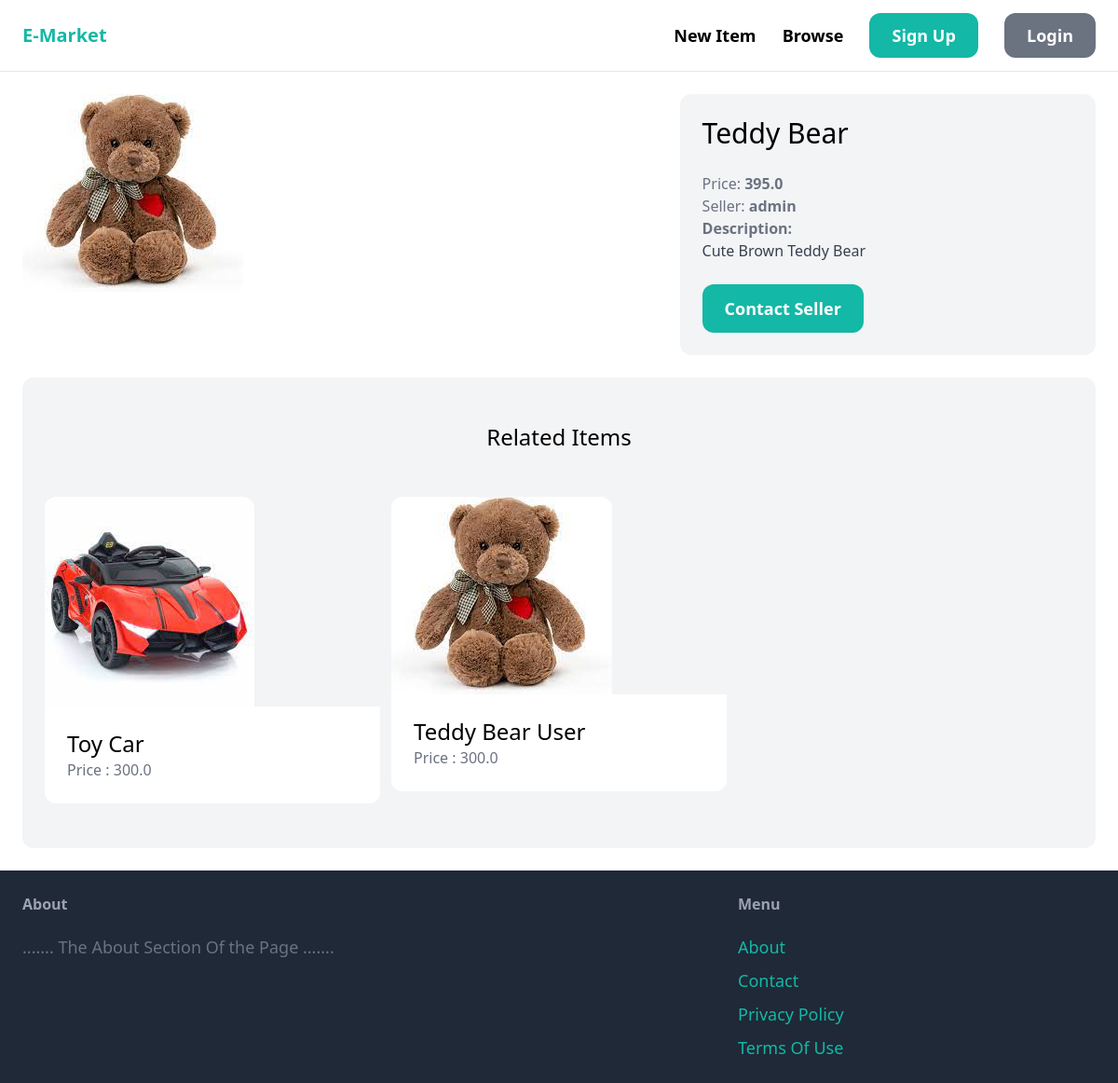
Page /items/1/ on the committed database.
### item/models.py (models this page shows, shortened)
class Item(models.Model):
    category = models.ForeignKey(Category, related_name = "items", on_delete=models.CASCADE)
    name = models.CharField(max_length = 255)
    description = models.TextField(blank=True , null = True)
    price = models.FloatField()
    image = models.ImageField(upload_to="item_images", blank=True , null=True)
    is_sold = models.BooleanField(default = False)
    created_by = models.ForeignKey(User , related_name = "items" , on_delete=models.CASCADE)
    created_at = models.DateTimeField(auto_now_add=True)

### item/views.py (the view)
# urls.py: path('<int:pk>/', views.detail, name='detail'),
def detail(request, pk):
    item = get_object_or_404(Item , pk = pk)
    related_items =Item.objects.filter(category = item.category , is_sold = False ).exclude(pk = pk)[0:3]
    return render(request , "item/detail.html" , {
        "item" : item,
        "related_items" : related_items,
    })

### item/templates/item/detail.html (shortened to what this page needs)
{% extends "core/base.html" %}
{% block content %}
    <div class="grid grid-cols-5 gap-6">
        <div class="col-span-3">
            <img src="{{ item.image.url }}" class="rounded-xl">
        </div>
        <div class="col-span-2 p-6 bg-gray-100 rounded-xl">
            <h1 class="mb-6 text-3xl">{{item.name}}</h1>
            <p class="text-gray-500">Price: <strong>{{item.price}}</strong></p>
            <p class="text-gray-500">Seller: <strong>{{item.created_by}}</strong></p>
            {% if item.description %}
                <p class="text-gray-700">
                    <strong class="text-gray-500"> Description:</strong>
                    <br>
                    {{item.description}}
                </p>
            {% endif %}
            {% if request.user == item.created_by %}
            <div class="mt-6 p-6 bg-white rounded-xl">
                <p> This is Your Item !... </p>
                <a href="{% url "item:edit" item.id %}" class="inline-block mt-6 px-6 py-3 text-lg font-semibold bg-teal-500 text-white rounded-xl">Edit</a>
                <a href="{% url "item:delete" item.id %}" class="inline-block mt-6 px-6 py-3 text-lg font-semibold bg-red-500 text-white rounded-xl">Delete</a>
            </div>
            {% else %}
            <a href="{% url "conversation:new" item.id %}" class="inline-block mt-6 px-6 py-3 text-lg font-semibold bg-teal-500 text-white rounded-xl hover:bg-teal-700">
                Contact Seller
            </a>
            {% endif %}
        </div>
    </div>
    <div class="mt-6 px-6 py-12 bg-gray-100 rounded-xl">
        <h2 class="mb-12 text-2xl text-center">Related Items</h2>
        <div class="grid grid-cols-3 gap-3">
            {% for item in related_items  %}
                <div>
                    <a href="{% url 'item:detail' item.id %}">
                        <div>
                            <img src="{{ item.image.url}}" class="rounded-t-xl">
                        </div>
                        <div class ="p-6 bg-white rounded-b-xl">
                            <h2 class="text-2xl">{{item.name}}</h2>
                            <p class = "text-gray-500">Price : {{item.price}}</p>
                        </div>
                    </a>
                </div>
            {% endfor %}
        </div>
    </div>
{% endblock content %}

### rows in the picture
Item: image (picture), name "Teddy Bear", price "395.0", created_by "admin", description "Cute Brown Teddy Bear"
Item: image (picture), name "Toy Car", price "300.0"
Item: image (picture), name "Teddy Bear User", price "300.0"
